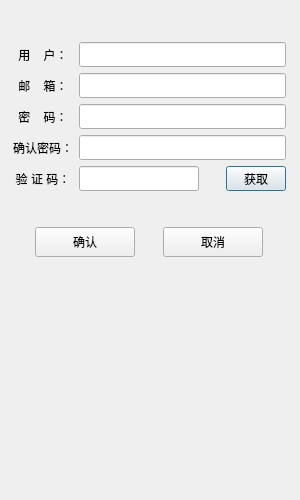
<?xml version="1.0" encoding="UTF-8"?>
<ui version="4.0">
 <class>RegisterDialog</class>
 <widget class="QDialog" name="RegisterDialog">
  <property name="geometry">
   <rect>
    <x>0</x>
    <y>0</y>
    <width>300</width>
    <height>500</height>
   </rect>
  </property>
  <property name="minimumSize">
   <size>
    <width>300</width>
    <height>500</height>
   </size>
  </property>
  <property name="maximumSize">
   <size>
    <width>300</width>
    <height>500</height>
   </size>
  </property>
  <property name="windowTitle">
   <string>Dialog</string>
  </property>
  <widget class="QWidget" name="verticalLayoutWidget">
   <property name="geometry">
    <rect>
     <x>9</x>
     <y>9</y>
     <width>281</width>
     <height>281</height>
    </rect>
   </property>
   <layout class="QVBoxLayout" name="verticalLayout">
    <property name="leftMargin">
     <number>4</number>
    </property>
    <property name="topMargin">
     <number>4</number>
    </property>
    <property name="rightMargin">
     <number>4</number>
    </property>
    <property name="bottomMargin">
     <number>4</number>
    </property>
    <item>
     <spacer name="verticalSpacer">
      <property name="orientation">
       <enum>Qt::Orientation::Vertical</enum>
      </property>
      <property name="sizeHint" stdset="0">
       <size>
        <width>20</width>
        <height>40</height>
       </size>
      </property>
     </spacer>
    </item>
    <item>
     <layout class="QHBoxLayout" name="horizontalLayout">
      <item>
       <widget class="QLabel" name="user_label">
        <property name="minimumSize">
         <size>
          <width>60</width>
          <height>25</height>
         </size>
        </property>
        <property name="maximumSize">
         <size>
          <width>60</width>
          <height>25</height>
         </size>
        </property>
        <property name="text">
         <string>用    户：</string>
        </property>
        <property name="alignment">
         <set>Qt::AlignmentFlag::AlignCenter</set>
        </property>
       </widget>
      </item>
      <item>
       <widget class="QLineEdit" name="user_edit">
        <property name="minimumSize">
         <size>
          <width>0</width>
          <height>25</height>
         </size>
        </property>
        <property name="maximumSize">
         <size>
          <width>16777215</width>
          <height>25</height>
         </size>
        </property>
       </widget>
      </item>
     </layout>
    </item>
    <item>
     <layout class="QHBoxLayout" name="horizontalLayout_2">
      <item>
       <widget class="QLabel" name="email_label">
        <property name="minimumSize">
         <size>
          <width>60</width>
          <height>25</height>
         </size>
        </property>
        <property name="maximumSize">
         <size>
          <width>60</width>
          <height>25</height>
         </size>
        </property>
        <property name="text">
         <string>邮    箱：</string>
        </property>
        <property name="alignment">
         <set>Qt::AlignmentFlag::AlignCenter</set>
        </property>
       </widget>
      </item>
      <item>
       <widget class="QLineEdit" name="email_edit">
        <property name="minimumSize">
         <size>
          <width>0</width>
          <height>25</height>
         </size>
        </property>
        <property name="maximumSize">
         <size>
          <width>16777215</width>
          <height>25</height>
         </size>
        </property>
       </widget>
      </item>
     </layout>
    </item>
    <item>
     <layout class="QHBoxLayout" name="horizontalLayout_3">
      <item>
       <widget class="QLabel" name="pass_label">
        <property name="minimumSize">
         <size>
          <width>60</width>
          <height>25</height>
         </size>
        </property>
        <property name="maximumSize">
         <size>
          <width>60</width>
          <height>25</height>
         </size>
        </property>
        <property name="text">
         <string>密    码：</string>
        </property>
        <property name="alignment">
         <set>Qt::AlignmentFlag::AlignCenter</set>
        </property>
       </widget>
      </item>
      <item>
       <widget class="QLineEdit" name="pass_edit">
        <property name="minimumSize">
         <size>
          <width>0</width>
          <height>25</height>
         </size>
        </property>
        <property name="maximumSize">
         <size>
          <width>16777215</width>
          <height>25</height>
         </size>
        </property>
       </widget>
      </item>
     </layout>
    </item>
    <item>
     <layout class="QHBoxLayout" name="horizontalLayout_4">
      <item>
       <widget class="QLabel" name="pass_label_2">
        <property name="minimumSize">
         <size>
          <width>60</width>
          <height>25</height>
         </size>
        </property>
        <property name="maximumSize">
         <size>
          <width>60</width>
          <height>25</height>
         </size>
        </property>
        <property name="text">
         <string>确认密码：</string>
        </property>
        <property name="alignment">
         <set>Qt::AlignmentFlag::AlignCenter</set>
        </property>
       </widget>
      </item>
      <item>
       <widget class="QLineEdit" name="pass_edit_2">
        <property name="minimumSize">
         <size>
          <width>0</width>
          <height>25</height>
         </size>
        </property>
        <property name="maximumSize">
         <size>
          <width>16777215</width>
          <height>25</height>
         </size>
        </property>
       </widget>
      </item>
     </layout>
    </item>
    <item>
     <layout class="QHBoxLayout" name="horizontalLayout_5">
      <item>
       <widget class="QLabel" name="verify_label">
        <property name="minimumSize">
         <size>
          <width>60</width>
          <height>25</height>
         </size>
        </property>
        <property name="maximumSize">
         <size>
          <width>60</width>
          <height>25</height>
         </size>
        </property>
        <property name="text">
         <string>验 证 码：</string>
        </property>
        <property name="alignment">
         <set>Qt::AlignmentFlag::AlignCenter</set>
        </property>
       </widget>
      </item>
      <item>
       <widget class="QLineEdit" name="verify_edit">
        <property name="minimumSize">
         <size>
          <width>120</width>
          <height>25</height>
         </size>
        </property>
        <property name="maximumSize">
         <size>
          <width>120</width>
          <height>25</height>
         </size>
        </property>
       </widget>
      </item>
      <item>
       <spacer name="horizontalSpacer">
        <property name="orientation">
         <enum>Qt::Orientation::Horizontal</enum>
        </property>
        <property name="sizeHint" stdset="0">
         <size>
          <width>40</width>
          <height>20</height>
         </size>
        </property>
       </spacer>
      </item>
      <item>
       <widget class="QPushButton" name="get_btn">
        <property name="minimumSize">
         <size>
          <width>60</width>
          <height>25</height>
         </size>
        </property>
        <property name="maximumSize">
         <size>
          <width>60</width>
          <height>25</height>
         </size>
        </property>
        <property name="text">
         <string>获取</string>
        </property>
       </widget>
      </item>
     </layout>
    </item>
    <item>
     <spacer name="verticalSpacer_2">
      <property name="orientation">
       <enum>Qt::Orientation::Vertical</enum>
      </property>
      <property name="sizeHint" stdset="0">
       <size>
        <width>20</width>
        <height>40</height>
       </size>
      </property>
     </spacer>
    </item>
    <item>
     <layout class="QHBoxLayout" name="horizontalLayout_6">
      <item>
       <widget class="QPushButton" name="cofirm_btn">
        <property name="minimumSize">
         <size>
          <width>100</width>
          <height>30</height>
         </size>
        </property>
        <property name="maximumSize">
         <size>
          <width>100</width>
          <height>30</height>
         </size>
        </property>
        <property name="text">
         <string>确认</string>
        </property>
       </widget>
      </item>
      <item>
       <widget class="QPushButton" name="cancel_btn">
        <property name="minimumSize">
         <size>
          <width>100</width>
          <height>30</height>
         </size>
        </property>
        <property name="maximumSize">
         <size>
          <width>100</width>
          <height>30</height>
         </size>
        </property>
        <property name="text">
         <string>取消</string>
        </property>
       </widget>
      </item>
     </layout>
    </item>
    <item>
     <spacer name="verticalSpacer_3">
      <property name="orientation">
       <enum>Qt::Orientation::Vertical</enum>
      </property>
      <property name="sizeHint" stdset="0">
       <size>
        <width>20</width>
        <height>40</height>
       </size>
      </property>
     </spacer>
    </item>
   </layout>
  </widget>
 </widget>
 <resources/>
 <connections/>
</ui>
